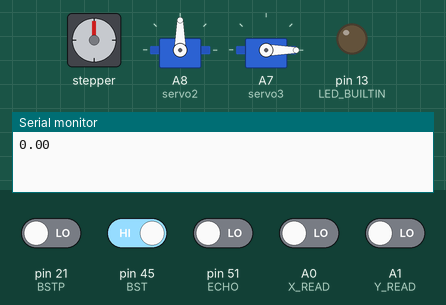
Simulated run of this sketch. Board: Arduino Mega 2560, built with avr-gcc and run on an emulated ATmega2560. On the bench: stepper motor, 2 × servo, output pins drawn as LEDs (lit = HIGH), the last lines printed to the serial monitor. Wiring (inferred from the names in the program): stepper motor (2048 steps per turn assumed): coils pin 8, pin 9, pin 10, pin 11. Inputs (shaded band) come from the test bench; at power-on: pin 45 (BST) HIGH, A0 (X_READ), A1 (Y_READ), pin 21 (BSTP), pin 51 (ECHO) LOW. Pins used as bus, display or sensor lines are not drawn.

Above: at 4.3 s.
4.4 s: pin 21 (BSTP) driven HIGH
At 5.3 s:
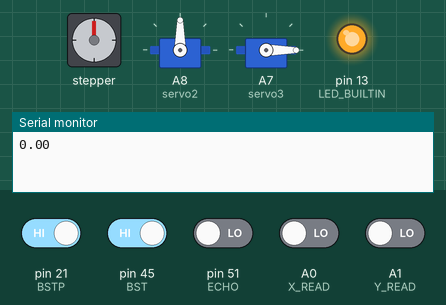
5.9 s: pin 45 (BST) driven LOW
At 7.4 s:
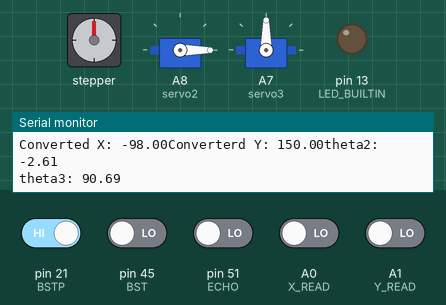
Timing chart, 0 to 14.3 s (numbered marks = the images above; inputs shaded):
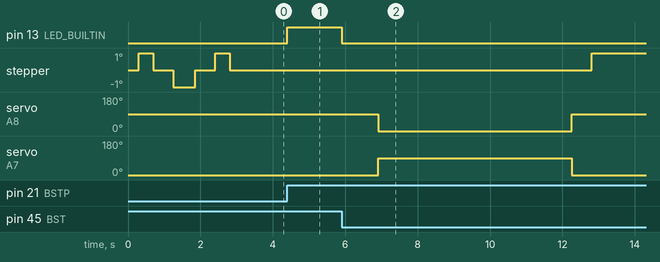

The sketch:

sonar_led.ino
```cpp
#include <Servo.h>

// I/O DEFINITIONS

//#define LED 52
#define ECHO 51
#define TRIG 50
#define X_READ A0
#define Y_READ A1
// step motor values
#define ora 8
#define bro 9
#define yel 10
#define red 11
// BUTTONS
#define BR 42
#define BL 43
#define BSTP 21
#define BST 45
// SERVO PINS
#define servo2 A8 // Pino de controle do servo 2
#define servo3 A7 // Pino de controle do servo 3

Servo s2;
Servo s3;

// SERVO MOTOR'S VARIABLES

float L1 = 135; //altura até o primeiro palito na barra roscada em cm (Partindo da base do motor de passo)
float L2 = 95; //Comprimento do primeiro palito (distância da barra roscada até o primeiro servo)
float L3 = 105; //Comprimento do segundo palito (distância do primeiro servo - grande - até o segundo servo - pequeno)
float Le = 130; //Comprimento do último palito (distância do segundo servo - pequeno - até o sensor de distância)

float r;
float h;
float alpha;
float beta;
float gama;
float z = 10;// mm objective height

float theta1 = 0; //Referente ao StepMotor - motor de passo (valor inicial configurável)
float theta2 = 0; //Referente ao Servo2 - motor servo grande (valor inicial configurável)
float theta3 = 0; //Referente ao Servo3 - motor servo pequeno (valor inicial configurável)

// STEP MOTOR VARIABLES

int OB = 0b0001;
int BO = 0b0010;
int YR = 0b0100;
int RY = 0b1000;

// CONVERSION VARIABLES

float X_MAX = 196;
float Y_MAX = 160;
float PERIOD_MAX = 100;
float PERIOD_MIN = 0;

float y_offset = 150;

double x_pulse;
double y_pulse;
double x_reading;
double y_reading;
double distance;
double realCoordinates;

// struct's definitions

struct coordinate
{
  double x;
  double y;
};

struct stepMotor
{
    int startPin = ora;
    int currentStep = OB;
    int current_position=0;
    float degreePerStep = 5;

    void moveToPosition(float theta)
    {
      if (theta > 0)
      {
        while (current_position < theta)
        {
          //Serial.println(current_position);
          walkOneStepRight();
          current_position += degreePerStep;
          if (not(current_position + degreePerStep >= theta))
          {
             for (int i = 0; i < 4; i+=1)
            {
                digitalWrite(startPin+i,0);
                //continue;
            }
            if (currentStep == RY)
            {
                currentStep = OB;
            }
            else {
                currentStep = currentStep*0b0010;
            }
          }
        }
      }
      else
      {
        while (current_position > theta)
        {
          //Serial.println(current_position);
          walkOneStepLeft();
          current_position -= degreePerStep;
          if (not(current_position - degreePerStep <= theta))
          {
            for (int i = 0; i < 4; i+=1)
            {
                digitalWrite(startPin+i,0);
                //continue;
            }
            if (currentStep == OB)
            {
                currentStep = RY;
            }
            else {
                currentStep = currentStep/0b0010;
            }
          }
        }
      }
    }

    void walkOneStepRight()
    {
        for (int i = 0; i < 4; i+=1)
        {
            digitalWrite(startPin+i,(1 <= (currentStep & (1 << i))));
            //Serial.print((1 <= (currentStep & (1 << i))));
        }
        delay(50);
        //Serial.println();
    }
    void walkOneStepLeft()
    {
        for (int i = 0; i < 4; i++)
        {
            digitalWrite(startPin+i,(1 <= (currentStep & (1 << i))));
            //Serial.print((1 <= (currentStep & (1 << i))));
        }
        delay(50);
        //Serial.println();
    }

     void setupOrigin()
    {
      /*
      int setup_theta =0;

      while (true)
      {
        Serial.print("Current pos: ");
        Serial.println(current_position);
        Serial.print("Setup theta: ");
        Serial.println(setup_theta);

        if(digitalRead(BR) > 0)
        {
          setup_theta ++;
          //walkOneStepLeft();
        }
        if(digitalRead(BL) > 0)
        {
          setup_theta --;
          //walkOneStepRight();
        }
        //delay(100);
        moveToPosition(setup_theta);
        if (digitalRead(BST) == 1)
        {
          current_position = 0;
          break;
        }
      }*/
        moveToPosition(50);
        delay(50);
        moveToPosition(-50);
        delay(50);
        moveToPosition(50);
        delay(50);
        moveToPosition(0);
        current_position = 0;

        while (digitalRead(BST) !=1)
        {
          delay(50);
        }
    }

};

// struct initialization
stepMotor STEP_MOTOR;
coordinate REAL_COORDINATE;

void setup() {
  Serial.begin(57600);
  pinMode(ECHO,INPUT);
  pinMode(TRIG,OUTPUT);
  pinMode(X_READ,INPUT);
  pinMode(Y_READ,INPUT);
  pinMode(red,OUTPUT);
  pinMode(yel,OUTPUT);
  pinMode(ora,OUTPUT);
  pinMode(bro,OUTPUT);
  pinMode(BR,INPUT);
  pinMode(BL,INPUT);
  pinMode(BST,INPUT);
  pinMode(LED_BUILTIN,OUTPUT);
  attachInterrupt(digitalPinToInterrupt(BSTP),stop,RISING);
  s2.attach(servo2); //ASSOCIAÇÃO DO PINO DIGITAL AO OBJETO DO TIPO SERVO
  s2.write(90); //Também precisamos definir onde vai ser o 0 desses servos
  s3.attach(servo3); //ASSOCIAÇÃO DO PINO DIGITAL AO OBJETO DO TIPO SERVO
  s3.write(0); //Também precisamos definir onde vai ser o 0 desses servos
  STEP_MOTOR.setupOrigin();
}

void loop() {
  // put your main code here, to run repeatedly:
  distance = readDistance(); //mm
  Serial.println(distance);
  /*
  if (distance < 150){
    //setLedAndWait(0, HIGH,false);
    Serial.print("Distancia: ");
    Serial.println(distance);
  }

  else{
    //setLedAndWait(0, LOW,false);
  }*/

  x_pulse = pulseIn(Y_READ,HIGH);
  y_pulse = pulseIn(X_READ,HIGH);
  x_reading = x_pulse*X_MAX/PERIOD_MAX/1000;
  y_reading = y_pulse*Y_MAX/PERIOD_MAX/1000;

  //Serial.print("Coordenada X: ");
  //Serial.println(x_reading);
  //Serial.print("Coordenada Y: ");
  //Serial.println(y_reading);

  REAL_COORDINATE = convert2Reference(x_reading,y_reading);

  Serial.print("Converted X: ");
  Serial.print(REAL_COORDINATE.x);
  Serial.print("Converterd Y: ");
  Serial.print(REAL_COORDINATE.y);

  go2objective(REAL_COORDINATE);
  //STEP_MOTOR.moveToPosition(50);
  //delay(100);
  //STEP_MOTOR.moveToPosition(-50);
}

double readDistance()
{
// pulso de envio
  digitalWrite(TRIG, LOW);
  delayMicroseconds(2);
  digitalWrite(TRIG, HIGH);

  // tempo em 1 do echo
  unsigned long duracao = pulseIn(ECHO, HIGH);

  return duracao;
}

coordinate convert2Reference(double x, double y)
{
  coordinate RESULT;
  double x_converted;
  double y_converted = y + y_offset; // add the distance from the base
  // to the detection area

  //centers the step motor
  if ((x > (X_MAX/2)) or (x < (X_MAX/2)))
  {
    x_converted = x - (X_MAX/2);
  }
  else
  {
    x_converted = 0;
  }
  RESULT.x = x_converted;
  RESULT.y = y_converted;
  return RESULT;
}

void go2objective(coordinate COORD)
{
  float x = COORD.x;
  float y = COORD.y;

  theta1 = atan2(x, y)*180/PI; // step motor angle

  r = sqrt(pow(x,2) + pow((y-L2),2));
  h = sqrt(pow((L1-z),2) + pow(r,2));
  alpha = acos((pow(L3,2) + pow(Le,2) - pow(h,2))/(2*L3*Le))*180/PI;
  gama = acos((pow(L3,2) + pow(h,2) - pow(Le,2))/(2*L3*h))*180/PI;
  beta = atan2(r, L1-z)*180/PI;

  theta2 = 90 - gama - beta; // elbow angle
  Serial.print("theta2: ");
  Serial.println(theta2);
  theta3 = alpha; // wrist angle
  Serial.print("theta3: ");
  Serial.println(theta3);
  s2.write(theta2);
  s3.write(theta3);
  STEP_MOTOR.moveToPosition(theta1);
  delay(5000);
  s2.write(90);
  s3.write(0);
  STEP_MOTOR.moveToPosition(-theta1);
  while (digitalRead(BST)!=1)
  {
    delay(500);
  }
}

void stop()
{
  digitalWrite(LED_BUILTIN,HIGH);
  while(digitalRead(BST) != 0)
  {
    delay(250);
  }
  digitalWrite(LED_BUILTIN,LOW);
}
```

Measured:
- after the input at 4.4 s, pin 13 (LED_BUILTIN): LOW → HIGH at once
